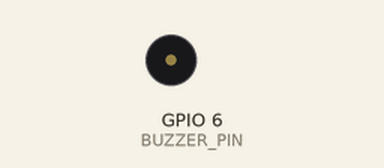
Bench run of a program on a simulated ESP32-S3. On the bench: buzzer (waves = sounding, pin HIGH). What the program prints to the serial monitor is not drawn.

Above: at 1.0 s.
At 8.2 s:
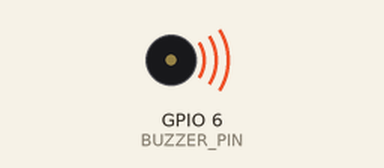
Timing chart, 0 to 15.2 s (numbered marks = the images above):
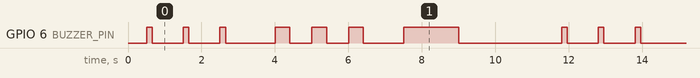

Measured:
- by itself, GPIO 6 (BUZZER_PIN): repeats every 11.3 s: 2 × (LOW 0.85 s, HIGH 0.15 s), LOW 1.4 s, 2 × (HIGH 0.40 s, LOW 0.60 s), HIGH 0.40 s, LOW 1.1 s, HIGH 1.5 s, LOW 2.8 s, HIGH 0.15 s
- by itself, everything shown: repeats every 11.3 s, in 14 steps

The program:

main.cpp
```cpp
/**
 * 模块测试 05 — 有源蜂鸣器测试
 *
 * 接线:
 *   有源蜂鸣器 + → 5V (VIN)
 *   有源蜂鸣器 - → S8050 NPN C极
 *   S8050 B极 → GPIO6 (串 1KΩ 电阻)
 *   S8050 E极 → GND
 *
 * 预期:
 *   蜂鸣器依次发出: 短促3声 → 间歇 → 持续 → 静音 → 重复
 */

#include <Arduino.h>

#define BUZZER_PIN 6

void beep(int ms_on, int ms_off, int repeat) {
    for (int i = 0; i < repeat; i++) {
        digitalWrite(BUZZER_PIN, HIGH);
        delay(ms_on);
        digitalWrite(BUZZER_PIN, LOW);
        if (ms_off > 0) delay(ms_off);
    }
}

void setup() {
    Serial.begin(115200);
    delay(500);
    Serial.println("\n=== 有源蜂鸣器测试 ===\n");

    pinMode(BUZZER_PIN, OUTPUT);
    digitalWrite(BUZZER_PIN, LOW);
    Serial.printf("[INFO] 蜂鸣器引脚: GPIO%d\n", BUZZER_PIN);
}

void loop() {
    Serial.println("[TEST] 短促3声 (WARNING模式: 150ms ON / 850ms OFF)");
    beep(150, 850, 3);
    delay(500);

    Serial.println("[TEST] 间歇3声 (DANGER模式: 400ms ON / 600ms OFF)");
    beep(400, 600, 3);
    delay(500);

    Serial.println("[TEST] 持续1声 (CRITICAL模式: 1500ms ON)");
    beep(1500, 300, 1);
    delay(500);

    Serial.println("[TEST] 静音 2 秒");
    digitalWrite(BUZZER_PIN, LOW);
    delay(2000);

    Serial.println("--- 循环 ---\n");
}
```
